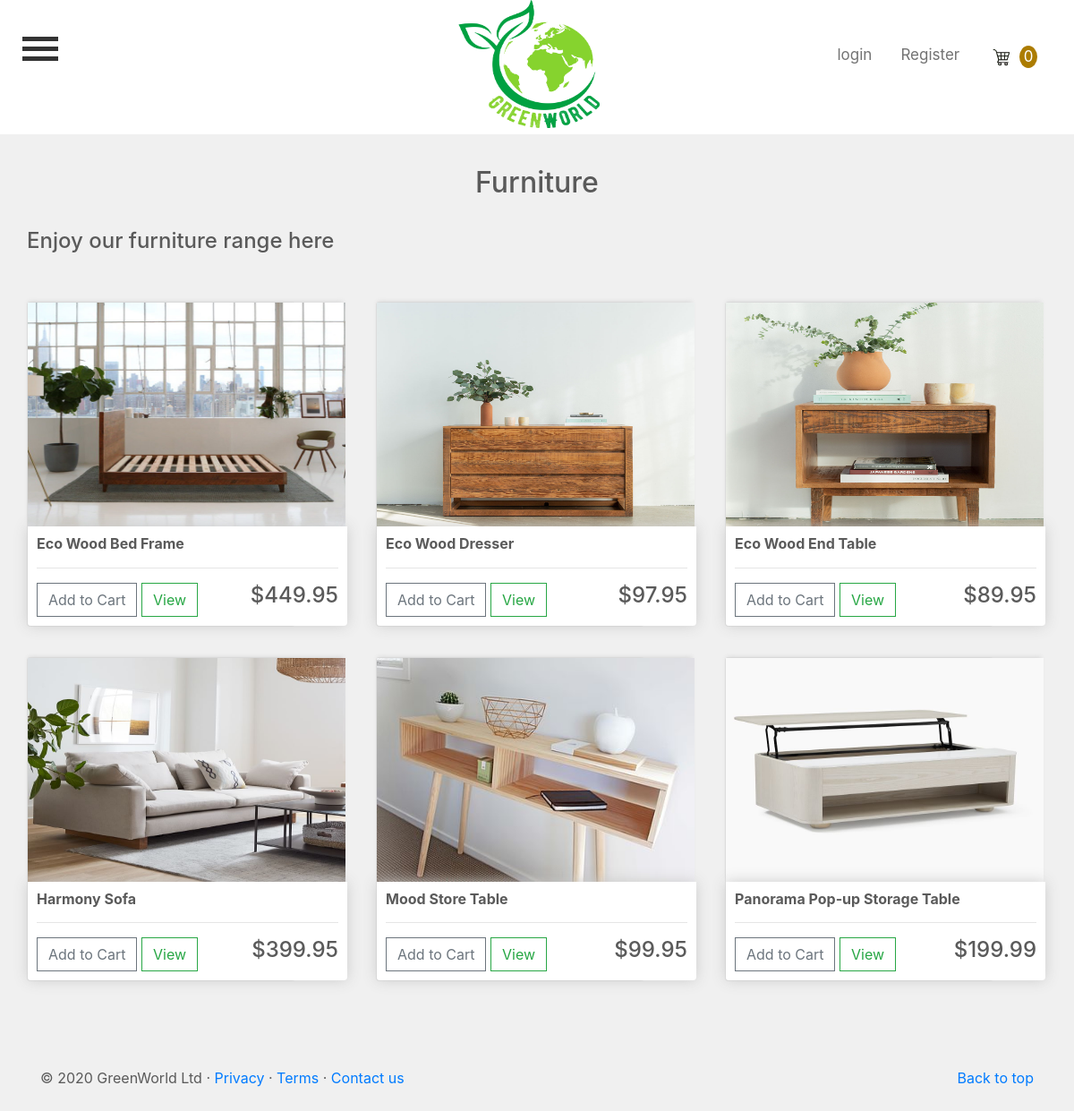
Page /furniture/ on the committed database.
### IT6041App/models.py (models this page shows, shortened)
class Products(models.Model):
    product_name = models.CharField(max_length=200)
    category = models.CharField(max_length=200, default='')
    description = models.CharField(max_length=200)
    price = models.DecimalField(max_digits=6, decimal_places=2)
    image = models.ImageField(null=True, blank=True)
    sku = models.CharField(max_length=20)
    stock_level = models.IntegerField()
    no_of_sales = models.IntegerField(default='0', null=True, blank=True)
    popular = models.BooleanField(default=False, null=True, blank=True)
    digital = models.BooleanField(default=False, null=True, blank=True)
    carousel_listing = models.BooleanField(default=False, null=True, blank=True)
    class Meta:
        verbose_name_plural = 'Products'
        ordering = ('product_name',)

### IT6041App/views.py (the view)
# urls.py: path('furniture/', views.furniture, name='furniture'),
def furniture(request):
    data = cartData(request)
    cartItems = data['cartItems']
    products = Products.objects.filter(category='Furniture')
    context = {'products': products, 'cartItems': cartItems}
    return render(request, 'IT6041App/furniture.html', context)

### IT6041App/utils.py (called while the page is built, shortened)
def cookieCart(request):
    try:
        cart = json.loads(request.COOKIES['cart'])
    except:
        cart = {}
        print('CART:', cart)
    items = []
    order = {'get_cart_total': 0, 'get_cart_items': 0, 'shipping': False}
    cartItems = order['get_cart_items']
    return {'cartItems': cartItems, 'order': order, 'items': items}

def cartData(request):
    if request.user.is_authenticated:
        customer = request.user.customer
        order, created = Order.objects.get_or_create(customer=customer, complete=False)
        items = order.orderitem_set.all()
        cartItems = order.get_cart_items
    else:
        cookieData = cookieCart(request)
        cartItems = cookieData['cartItems']
        order = cookieData['order']
        items = cookieData['items']
    return {'cartItems': cartItems, 'order': order, 'items': items}

### IT6041App/templates/IT6041App/furniture.html (shortened to what this page needs)
{% extends "IT6041App/base.html" %}
{% load static %}
{% block content %}
    <br><br>
    <br><br><br>
    <h2>Furniture</h2>
    <br>
    <main class="container">
        <div class="row">
          <h4>Enjoy our furniture range here</h4>
          <br><br><br>
          <div class="row">
              {% for i in products %}
                    <div class="col-lg-4">
                        <div class="card">
                            <img class="thumbnail"  src="{{ i.image.url }}">
                            <div class="box-element product">
                                <h6><strong>{{ i.product_name }}</strong></h6>
                                <hr>
                                <button data-product="{{ i.id }}" data-action="add"  class="btn btn-outline-secondary add-btn update-cart">Add to Cart</button>
                                <a class="btn btn-outline-success" href=" {% url 'product_details' i.id %}">View</a>
                                <h4 style="display: inline-block; float: right">${{ i.price }}</h4>
                            </div>
                        </div>
                        <br>
                    </div>
              {% endfor %}
          </div>
        </div>
    </main>
    <br><br><br>
{% endblock content %}

### IT6041App/static/IT6041App/main.css (style rules this page uses)
@media screen and (max-width: 1200px) { .card, .thumbnail, .box-element { width: 300px; } }
body { padding-top: 65px; padding-bottom: 3rem; color: #5a5a5a; background-color: #f0f0f0; }
.card { line-height: 1.5; background-color: #fff; }
.container { text-align: left; }
.box-element { box-shadow: hsl(0, 0%, 80%) 0 0 16px; background-color: #fff; border-radius: 4px; padding: 10px; }
.thumbnail { width: 100%; height: 250px; -webkit-box-shadow: -1px -3px 5px -2px rgba(214,214,214,1); -moz-box-shadow: -1px -3px 5px -2px rgba(214,214,214,1); box-shadow: -1px -3px 5px -2px rgba(214,214,214,1); }
.product { border-radius: 0 0 4px 4px; }
.col-lg-3, .col-lg-4, .col-lg-6, .col-lg-8, .col-lg-12 { margin-top: 10px; }
.btn { border-radius: 0; }

### IT6041App/templates/IT6041App/furniture.html (style rules this page uses)
h2 { display: block; text-align: center; }
.thumbnail { height: 250px; width: 355px; }
.box-element { width: 357px; }

### rows in the picture
Products: image (picture), product_name "Eco Wood Bed Frame", price "449.95"
Products: image (picture), product_name "Eco Wood Dresser", price "97.95"
Products: image (picture), product_name "Eco Wood End Table", price "89.95"
Products: image (picture), product_name "Harmony Sofa", price "399.95"
Products: image (picture), product_name "Mood Store Table", price "99.95"
Products: image (picture), product_name "Panorama Pop-up Storage Table", price "199.99"

### other values in the picture
{{ cartItems }} "0"
